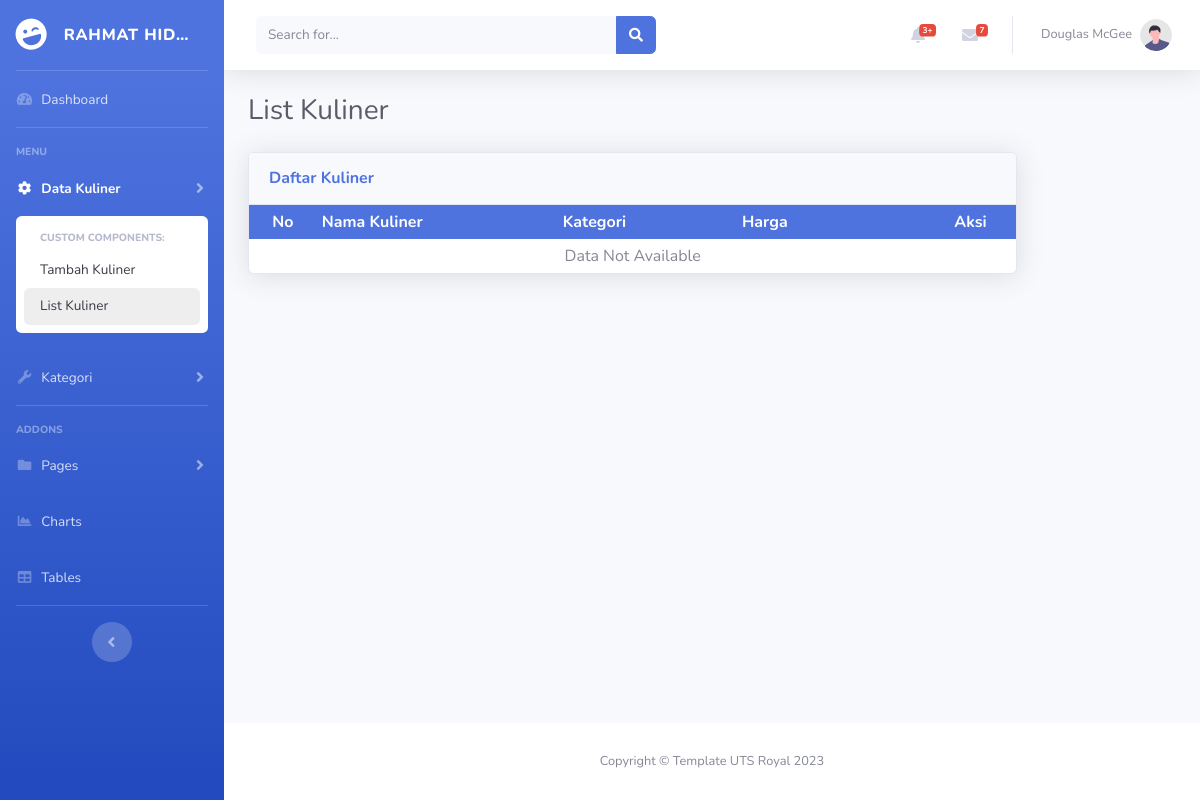
Page /list_kuliner.php on the earlier database version.
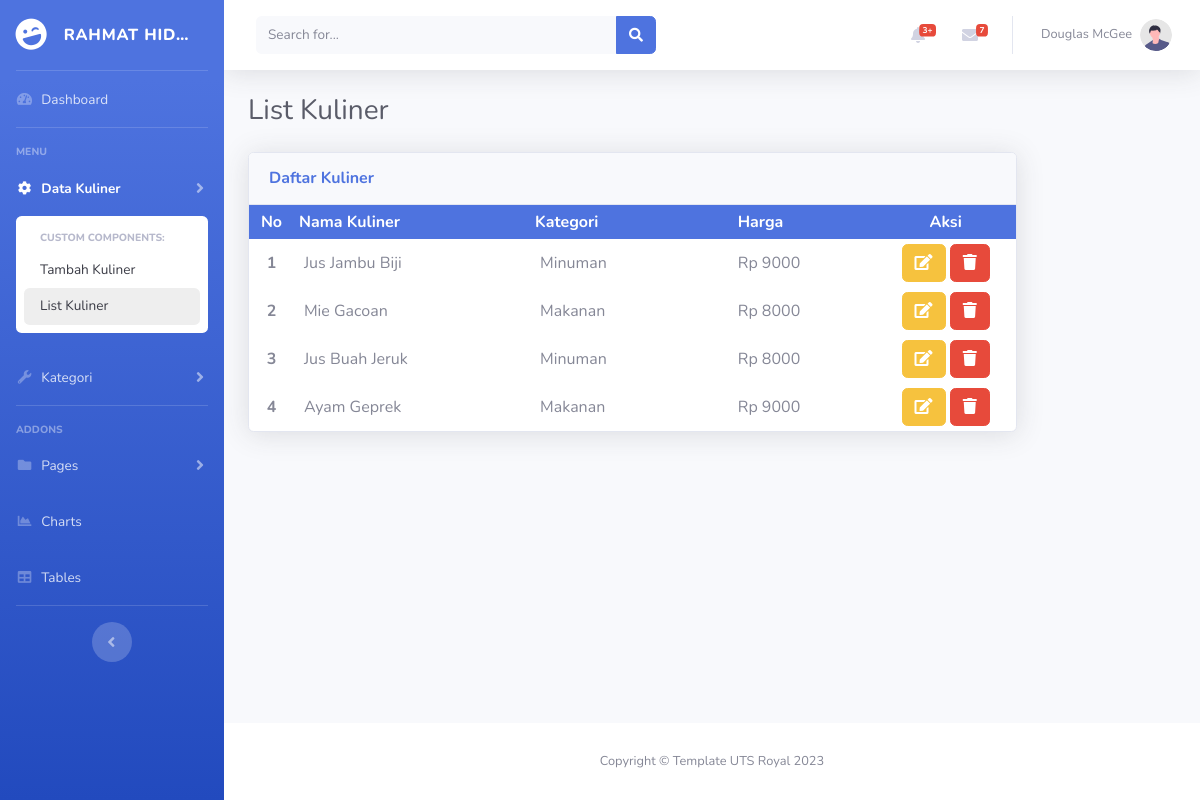
Same page on the later database version.
### tables this page shows
CREATE TABLE `tabel_user` (
  `id` int(11) NOT NULL,
  `nama_user` varchar(25) NOT NULL
);

CREATE TABLE `tabel_kuliner` (
  `id` int(11) NOT NULL,
  `id_kategori` int(11) NOT NULL,
  `nama` varchar(50) NOT NULL,
  `harga` int(15) NOT NULL
);

CREATE TABLE `tabel_kategori` (
  `id` int(11) NOT NULL,
  `kategori` varchar(50) NOT NULL
);

### koneksi.php (called while the page is built, shortened)
<?php
$databaseName = "uts_rahmat";
$conn = mysqli_connect("localhost", "root", "", $databaseName);
function query($query){
    global $conn;
    $result = mysqli_query($conn, $query);
    $rows = [];
    while ( $row = mysqli_fetch_assoc($result)) {
        $rows[] = $row;
    }
    return $rows;
}
?>

### list_kuliner.php (the view, shortened to what this page needs)
<?php
require 'koneksi.php';
$kuliners = query("SELECT kuliner.id AS id_kuliner, kuliner.id_kategori, kuliner.nama AS nama_kuliner, kuliner.harga AS harga_kuliner, kategori.kategori AS kategori FROM tabel_kuliner AS kuliner INNER JOIN tabel_kategori AS kategori ON kuliner.id_kategori = kategori.id ORDER BY kuliner.id DESC");
$jlh_kuliner = count($kuliners);
?>
<!DOCTYPE html>
<html lang="en">
<head>
  <link href="vendor/fontawesome-free/css/all.min.css" rel="stylesheet" type="text/css">
  <link href="css/sb-admin-2.min.css" rel="stylesheet">
  <link rel="stylesheet" href="css/index.css">
</head>
<body id="page-top">
  <div id="wrapper">
    <ul class="navbar-nav bg-gradient-primary sidebar sidebar-dark accordion" id="accordionSidebar">
      <a class="sidebar-brand d-flex align-items-center justify-content-center" href="index.html">
        <div class="sidebar-brand-icon rotate-n-15">
          <i class="fas fa-laugh-wink"></i>
        </div>
        <?php
        $user = query("SELECT nama_user FROM tabel_user")[0];
        ?>
        <div class="sidebar-brand-text mx-3 text-truncate""><?= $user["nama_user"]; ?></div>
            </a>
            <hr class=" sidebar-divider my-0">
          <li class="nav-item">
            <a class="nav-link" href="index.php">
              <i class="fas fa-fw fa-tachometer-alt"></i>
              <span>Dashboard</span></a>
          </li>
          <hr class="sidebar-divider">
          <div class="sidebar-heading">
            Menu
          </div>
          <li class="nav-item active">
            <a class="nav-link collapsed" href="#" data-toggle="collapse" data-target="#collapseTwo"
              aria-expanded="true" aria-controls="collapseTwo">
              <i class="fas fa-fw fa-cog"></i>
              <span>Data Kuliner</span>
            </a>
            <div id="collapseTwo" class="collapse show" aria-labelledby="headingTwo" data-parent="#accordionSidebar">
              <div class="bg-white py-2 collapse-inner rounded">
                <h6 class="collapse-header">Custom Components:</h6>
                <a class="collapse-item" href="FormTambahKuliner.php">Tambah Kuliner</a>
                <a class="collapse-item bg-hoper" href="list_kuliner.php">List Kuliner</a>
              </div>
            </div>
          </li>
          <li class="nav-item">
            <a class="nav-link collapsed" href="#" data-toggle="collapse" data-target="#collapseUtilities"
              aria-expanded="true" aria-controls="collapseUtilities">
              <i class="fas fa-fw fa-wrench"></i>
              <span>Kategori</span>
            </a>
          </li>
          <hr class="sidebar-divider">
          <div class="sidebar-heading">
            Addons
          </div>
          <li class="nav-item">
            <a class="nav-link collapsed" href="#" data-toggle="collapse" data-target="#collapsePages"
              aria-expanded="true" aria-controls="collapsePages">
              <i class="fas fa-fw fa-folder"></i>
              <span>Pages</span>
            </a>
          </li>
          <li class="nav-item">
            <a class="nav-link" href="#">
              <i class="fas fa-fw fa-chart-area"></i>
              <span>Charts</span></a>
          </li>
          <li class="nav-item">
            <a class="nav-link" href="#">
              <i class="fas fa-fw fa-table"></i>
              <span>Tables</span></a>
          </li>
          <hr class="sidebar-divider d-none d-md-block">
          <div class="text-center d-none d-md-inline">
            <button class="rounded-circle border-0" id="sidebarToggle"></button>
          </div>
    </ul>
    <div id="content-wrapper" class="d-flex flex-column">
      <div id="content">
        <nav class="navbar navbar-expand navbar-light bg-white topbar mb-4 static-top shadow">
          <form class="d-none d-sm-inline-block form-inline mr-auto ml-md-3 my-2 my-md-0 mw-100 navbar-search">
            <div class="input-group">
              <input type="text" class="form-control bg-light border-0 small" placeholder="Search for..."
                aria-label="Search" aria-describedby="basic-addon2">
              <div class="input-group-append">
                <button class="btn btn-primary" type="button">
                  <i class="fas fa-search fa-sm"></i>
                </button>
              </div>
            </div>
          </form>
          <ul class="navbar-nav ml-auto">
            <li class="nav-item dropdown no-arrow mx-1">
              <a class="nav-link dropdown-toggle" href="#" id="alertsDropdown" role="button" data-toggle="dropdown"
                aria-haspopup="true" aria-expanded="false">
                <i class="fas fa-bell fa-fw"></i>
                <span class="badge badge-danger badge-counter">3+</span>
              </a>
            </li>
            <li class="nav-item dropdown no-arrow mx-1">
              <a class="nav-link dropdown-toggle" href="#" id="messagesDropdown" role="button" data-toggle="dropdown"
                aria-haspopup="true" aria-expanded="false">
                <i class="fas fa-envelope fa-fw"></i>
                <span class="badge badge-danger badge-counter">7</span>
              </a>
            </li>
            <li class="nav-item dropdown no-arrow">
              <a class="nav-link dropdown-toggle" href="#" id="userDropdown" role="button" data-toggle="dropdown"
                aria-haspopup="true" aria-expanded="false">
                <span class="mr-2 d-none d-lg-inline text-gray-600 small">Douglas McGee</span>
                <img class="img-profile rounded-circle" src="img/undraw_profile.svg">
              </a>
            </li>
          </ul>
        </nav>
        <div class="container-fluid">
          <div class="d-sm-flex align-items-center justify-content-between mb-4">
            <h1 class="h3 mb-0 text-gray-800">List Kuliner</h1>
          </div>
          <div class="row">
            <div class="col-lg-10">
              <div class="card shadow mb-4">
                <div class="card-header py-3">
                  <h6 class="m-0 font-weight-bold text-primary">Daftar Kuliner</h6>
                </div>
                <div class="card-body p-0">
                  <table cellpadding="5" width="100%">
                    <tr class="bg-primary text-white">
                      <th class="text-center">No</th>
                      <th>Nama Kuliner</th>
                      <th>Kategori</th>
                      <th style="padding: 0 25px 0 25px;">Harga</th>
                      <th class="text-center">Aksi</th>
                    </tr>
                    <?php
                     $no = 1;
                     if($jlh_kuliner == 0) : ?>
                    <tr>
                      <td colspan="5" class="text-center">Data Not Available</td>
                    </tr>
                    <?php else: ?>
                    <?php foreach( $kuliners as $kuliner): ?>
                    <tr>
                      <td class="text-center font-weight-bold"><?= $no; ?></td>
                      <td style="padding: 6px 50px 6px 10px;"><?= $kuliner["nama_kuliner"]; ?></td>
                      <td style="padding: 6px 50px 6px 10px;"><?= $kuliner["kategori"]; ?></td>
                      <td style="padding: 0 25px 0 25px;">Rp <?= $kuliner["harga_kuliner"]; ?></td>
                      <td class="text-center">
                        <a href="FormUpdateKuliner.php?id=<?= $kuliner['id_kuliner']; ?>" class="btn btn-warning">
                          <i class="fas fa-edit"></i>
                        </a>
                        <a href="delete_data.php?id=<?= $kuliner['id_kuliner']; ?>&act=kuliner" class="btn btn-danger"
                          onclick="return confirm('Yakin Kids??');">
                          <i class="fas fa-trash"></i>
                        </a>
                      </td>
                    </tr>
                    <?php $no++; ?>
                    <?php endforeach; ?>
                    <?php endif; ?>
                  </table>
                </div>
              </div>
            </div>
          </div>
        </div>
      </div>
      <footer class="sticky-footer bg-white">
        <div class="container my-auto">
          <div class="copyright text-center my-auto">
            <span>Copyright &copy; Template UTS Royal 2023</span>
          </div>
        </div>
      </footer>
    </div>
  </div>
</body>
</html>

### css/index.css (style rules this page uses)
.bg-hoper { background-color: #e6e6e6a9; }

Differences in the rows shown:
added tabel_kuliner: nama "Jus Jambu Biji", id_kategori.kategori "Minuman", harga "9000"
added tabel_kuliner: nama "Mie Gacoan", id_kategori.kategori "Makanan", harga "8000"
added tabel_kuliner: nama "Jus Buah Jeruk", id_kategori.kategori "Minuman", harga "8000"
added tabel_kuliner: nama "Ayam Geprek", id_kategori.kategori "Makanan", harga "9000"
Other differences:
text no longer shown: "Data Not Available"
